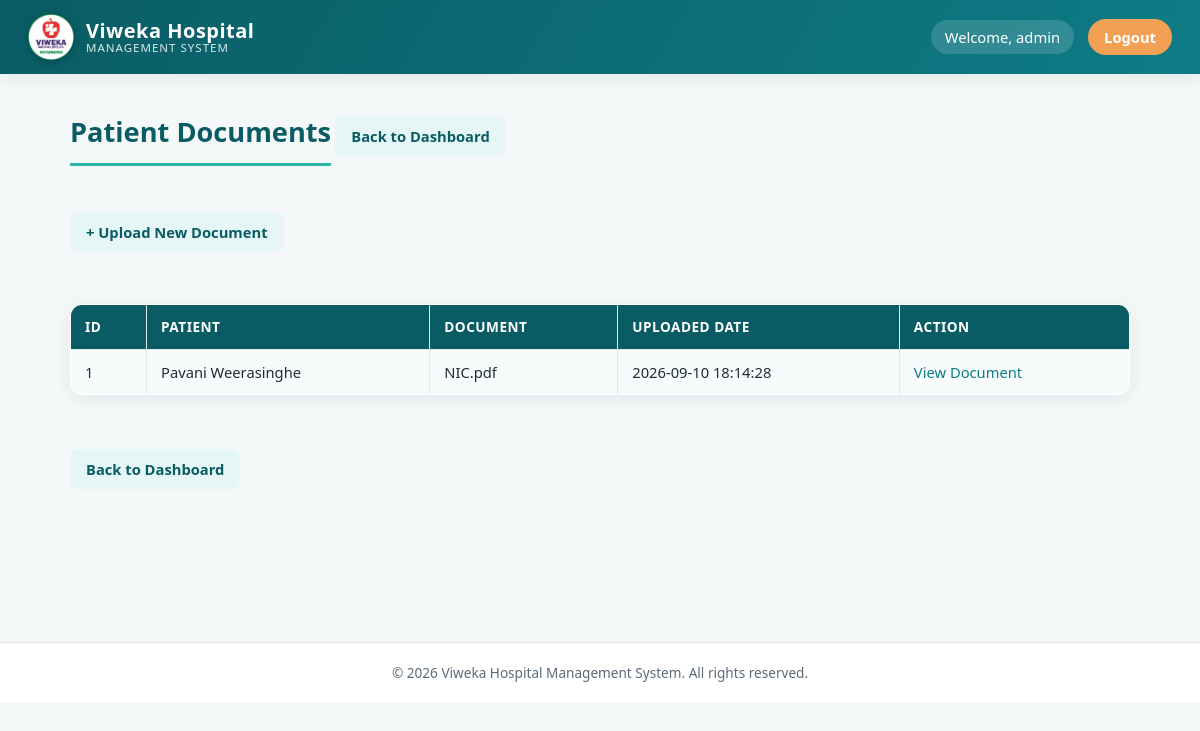
/view_documents.php (signed in), run on the app's committed database.
### tables this page shows
CREATE TABLE `patient_documents` (
  `document_id` int(11) NOT NULL,
  `patient_id` int(11) NOT NULL,
  `document_name` varchar(255) NOT NULL,
  `file_path` varchar(500) NOT NULL,
  `uploaded_at` timestamp NOT NULL DEFAULT current_timestamp()
);

CREATE TABLE `patients` (
  `patient_id` int(11) NOT NULL,
  `first_name` varchar(100) NOT NULL,
  `last_name` varchar(100) NOT NULL,
  `dob` date DEFAULT NULL,
  `gender` varchar(20) DEFAULT NULL,
  `phone` varchar(20) DEFAULT NULL,
  `email` varchar(100) DEFAULT NULL,
  `address` text DEFAULT NULL,
  `blood_group` varchar(10) DEFAULT NULL,
  `created_at` timestamp NOT NULL DEFAULT current_timestamp()
);

### view_documents.php (the view, shortened to what this page needs)
<?php
include "db.php";
$sql = "SELECT
            patient_documents.document_id,
            patient_documents.document_name,
            patient_documents.file_path,
            patient_documents.uploaded_at,
            patients.first_name,
            patients.last_name
        FROM patient_documents
        INNER JOIN patients
        ON patient_documents.patient_id = patients.patient_id
        ORDER BY patient_documents.document_id DESC";
$result = $conn->query($sql);
?>
<!DOCTYPE html>
<html>
<head>
    <link rel="stylesheet" href="css/style.css">
</head>
<body>
<?php include __DIR__ . '/includes/header.php'; ?>
<main class="page-wrapper">
<h1>Patient Documents</h1>
<a href="dashboard.php">
    Back to Dashboard
</a>
<br><br>
<a href="upload_document.php">
    + Upload New Document
</a>
<br><br>
<?php if ($result->num_rows > 0) { ?>
<table border="1" cellpadding="10" cellspacing="0">
<tr>
    <th>ID</th>
    <th>Patient</th>
    <th>Document</th>
    <th>Uploaded Date</th>
    <th>Action</th>
</tr>
<?php while ($row = $result->fetch_assoc()) { ?>
<tr>
    <td>
        <?php echo $row['document_id']; ?>
    </td>
    <td>
        <?php
        echo htmlspecialchars(
            $row['first_name'] .
            " " .
            $row['last_name']
        );
        ?>
    </td>
    <td>
        <?php
        echo htmlspecialchars(
            $row['document_name']
        );
        ?>
    </td>
    <td>
        <?php echo $row['uploaded_at']; ?>
    </td>
    <td>
        <a
            href="<?php echo htmlspecialchars($row['file_path']); ?>"
            target="_blank"
        >
            View Document
        </a>
    </td>
</tr>
<?php } ?>
</table>
<?php } else { ?>
    <p>No patient documents found.</p>
<?php } ?>
<br>
<a href="dashboard.php">
    Back to Dashboard
</a>
</main>
<?php include __DIR__ . '/includes/footer.php'; ?>
</body>
</html>

### css/style.css (style rules this page uses)
:root { --primary: #0e7c86; --primary-dark: #0a5c64; --primary-light: #e6f5f6; --accent: #2fb8a8; --accent-2: #f2a154; --success: #1f9d55; --success-bg: #e8f8ee; --danger: #d64545; --danger-bg: #fdecec; --text-dark: #1f2d3a; --text-muted: #5c6b78; --bg: #f4f8f9; --card-bg: #ffffff; --border: #e1e8ea; --radius: 12px; --shadow: 0 4px 18px rgba(16, 42, 47, 0.08); --shadow-lg: 0 12px 32px rgba(16, 42, 47, 0.14); --font: 'Segoe UI', 'Poppins', Arial, sans-serif; }
* { box-sizing: border-box; }
html, body { margin: 0; padding: 0; font-family: var(--font); background: var(--bg); color: var(--text-dark); line-height: 1.5; }
.page-wrapper { max-width: 1100px; margin: 28px auto 60px; padding: 0 20px; min-height: 60vh; }
h1 { color: var(--primary-dark); font-size: 1.7rem; margin: 10px 0 18px; border-bottom: 3px solid var(--accent); padding-bottom: 10px; display: inline-block; }
a { color: var(--primary); text-decoration: none; }
.card, form, table { background: var(--card-bg); border-radius: var(--radius); box-shadow: var(--shadow); }
.page-wrapper > a { display: inline-block; margin: 4px 10px 12px 0; padding: 9px 16px; background: var(--primary-light); color: var(--primary-dark); border-radius: 8px; font-weight: 600; font-size: 0.92rem; transition: background 0.15s ease, transform 0.15s ease; }
table { width: 100%; border-collapse: collapse; margin: 16px 0 26px; overflow: hidden; }
table, th, td { border: 1px solid var(--border) !important; }
th { background: var(--primary-dark); color: #fff; padding: 12px 14px; text-align: left; font-size: 0.85rem; text-transform: uppercase; letter-spacing: 0.5px; }
td { padding: 11px 14px; font-size: 0.92rem; color: var(--text-dark); }
tr:nth-child(even) td { background: #f8fbfb; }

### data on the page
patient_documents: document_id "1", patient.last_name "Pavani Weerasinghe", document_name "NIC.pdf", uploaded_at "2026-09-10 18:14:28"

### other printed values
$__viweka_username "admin"
